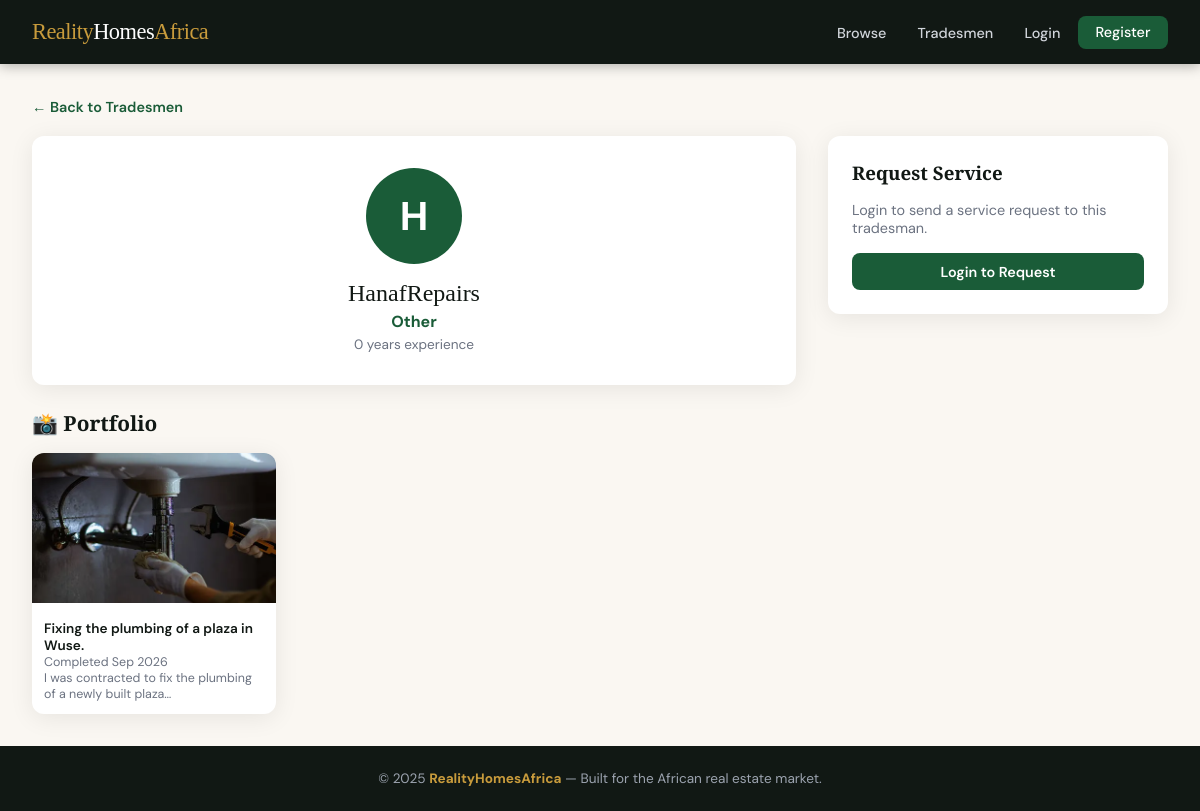
/services/tradesman/2/, run on the app's committed database.
### services/models.py (models this page shows, shortened)
class TradesmanProfile(models.Model):
    user = models.OneToOneField(
        settings.AUTH_USER_MODEL,
        on_delete=models.CASCADE,
        related_name='tradesman_profile'
    )
    trade_category = models.CharField(max_length=30, choices=TRADE_CATEGORIES)
    years_experience = models.PositiveIntegerField(default=0)
    hourly_rate = models.DecimalField(max_digits=10, decimal_places=2, null=True, blank=True)
    is_verified = models.BooleanField(default=False)
    location_city = models.CharField(max_length=100, blank=True)
    location_state = models.CharField(max_length=100, blank=True)
    certificate = models.FileField(upload_to='certificates/', null=True, blank=True)

class PortfolioItem(models.Model):
    tradesman = models.ForeignKey(TradesmanProfile, on_delete=models.CASCADE, related_name='portfolio')
    title = models.CharField(max_length=200)
    description = models.TextField(blank=True)
    image = models.ImageField(upload_to='portfolio/%Y/%m/')
    completed_date = models.DateField(null=True, blank=True)

### users/models.py (models this page shows, shortened)
class CustomUser(AbstractUser):
    is_agent = models.BooleanField(default=False)
    is_tradesman = models.BooleanField(default=False)
    is_client = models.BooleanField(default=True)
    phone_number = models.CharField(max_length=15, blank=True, null=True)
    profile_picture = models.ImageField(upload_to='profile_pictures/', blank=True, null=True)
    bio = models.TextField(blank=True, null=True)

### services/views.py (the view)
# urls.py: path('tradesman/<int:pk>/', views.tradesman_profile, name='tradesman_profile'),
def tradesman_profile(request, pk):
    profile = get_object_or_404(TradesmanProfile, pk=pk)
    portfolio = profile.portfolio.all()
    form = ServiceRequestForm() if request.user.is_authenticated and request.user.is_client else None
    return render(request, 'services/tradesman_profile.html', {
        'profile': profile,
        'portfolio': portfolio,
        'form': form,
    })

### users/context_processors.py (called while the page is built)
def unread_messages_count(request):
    if request.user.is_authenticated:
        from .models import Message
        count = Message.objects.filter(receiver=request.user, is_read=False).count()
        return {'unread_count': count}
    return {'unread_count': 0}

### templates/services/tradesman_profile.html (shortened to what this page needs)
{% extends 'base.html' %}
{% block content %}
<a href="{% url 'services:tradesman_list' %}" style="color:var(--green); font-weight:600; text-decoration:none; font-size:0.9rem; display:inline-block; margin-bottom:1.25rem;">← Back to Tradesmen</a>
<div class="profile-grid">
  <div>
    <div class="profile-hero">
      <div class="profile-avatar">{{ profile.user.username|slice:":1"|upper }}</div>
      <div class="profile-name">{{ profile.user.get_full_name|default:profile.user.username }}</div>
      <div class="profile-trade">{{ profile.get_trade_category_display }}</div>
      <p style="color:var(--gray); font-size:0.85rem;">{{ profile.years_experience }} years experience</p>
    </div>
    {% if portfolio %}
    <h2>📸 Portfolio</h2>
    <div class="portfolio-grid">
      {% for item in portfolio %}
      <div class="portfolio-item">
        <img src="{{ item.image.url }}" alt="{{ item.title }}">
        <div class="portfolio-caption">
          {{ item.title }}
          {% if item.completed_date %}<span>Completed {{ item.completed_date|date:"M Y" }}</span>{% endif %}
          {% if item.description %}<span>{{ item.description|truncatechars:60 }}</span>{% endif %}
        </div>
      </div>
      {% endfor %}
    </div>
    {% else %}
      <p style="color:var(--gray); text-align:center; padding:2rem; background:var(--white); border-radius:var(--radius); box-shadow:var(--shadow);">No portfolio items yet.</p>
    {% endif %}
  </div>
  <div>
    <div class="sidebar-card">
      <h3>Request Service</h3>
      {% if user.is_authenticated and user.is_client %}
        <form method="post" action="{% url 'services:request_service' profile.pk %}">
          {% csrf_token %}
          {% for field in form %}
            <div class="form-group">
              <label>{{ field.label }}</label>
              {{ field }}
            </div>
          {% endfor %}
          <button type="submit" class="btn btn-primary" style="width:100%;">Send Request</button>
        </form>
      {% elif not user.is_authenticated %}
        <p style="color:var(--gray); margin-bottom:1rem; font-size:0.9rem;">Login to send a service request to this tradesman.</p>
        <a href="{% url 'users:login' %}" class="btn btn-primary" style="width:100%; text-align:center;">Login to Request</a>
      {% else %}
        <p style="color:var(--gray); font-size:0.9rem;">Only clients can send service requests.</p>
      {% endif %}
    </div>
  </div>
</div>
{% endblock %}

### templates/base.html (style rules this page uses)
:root { --green: #1a5c38; --green-light: #2d8653; --gold: #c89b3c; --cream: #faf7f2; --dark: #111814; --gray: #6b7280; --light-gray: #f3f4f6; --white: #ffffff; --danger: #dc2626; --radius: 12px; --shadow: 0 4px 24px rgba(0,0,0,0.08); }
* { box-sizing: border-box; margin: 0; padding: 0; }
body { font-family: 'DM Sans', sans-serif; background: var(--cream); color: var(--dark); min-height: 100vh; display: flex; flex-direction: column; }
.btn { display: inline-block; padding: 0.6rem 1.4rem; border-radius: 8px; font-family: 'DM Sans', sans-serif; font-size: 0.9rem; font-weight: 600; cursor: pointer; border: none; text-decoration: none; transition: all 0.2s; }
.btn-primary { background: var(--green); color: var(--white); }

### templates/services/tradesman_profile.html (style rules this page uses)
.profile-grid { display:grid; grid-template-columns:1fr 340px; gap:2rem; }
.profile-hero { background:var(--white); border-radius:var(--radius); padding:2rem; box-shadow:var(--shadow); text-align:center; margin-bottom:1.5rem; }
.profile-avatar { width:96px; height:96px; border-radius:50%; background:var(--green); color:var(--white); display:flex; align-items:center; justify-content:center; font-size:2.5rem; font-weight:700; margin:0 auto 1rem; }
.profile-name { font-family:'Playfair Display',serif; font-size:1.5rem; margin-bottom:0.25rem; }
.profile-trade { color:var(--green); font-weight:700; margin-bottom:0.25rem; }
.portfolio-grid { display:grid; grid-template-columns:repeat(auto-fill, minmax(200px, 1fr)); gap:1rem; }
.portfolio-item { background:var(--white); border-radius:var(--radius); overflow:hidden; box-shadow:var(--shadow); }
.portfolio-item img { width:100%; height:150px; object-fit:cover; }
.portfolio-caption { padding:0.75rem; font-size:0.85rem; font-weight:600; }
.portfolio-caption span { display:block; color:var(--gray); font-weight:400; font-size:0.78rem; }
.sidebar-card { background:var(--white); border-radius:var(--radius); padding:1.5rem; box-shadow:var(--shadow); }
.sidebar-card h3 { font-family:'Playfair Display',serif; margin-bottom:1rem; }
h2 { font-family:'Playfair Display',serif; font-size:1.3rem; margin:1.5rem 0 1rem; }

### data on the page
TradesmanProfile: user.username "H", user.get_full_name "HanafRepairs", trade_category "Other", years_experience "0"
PortfolioItem: image (picture), title "Fixing the plumbing of a plaza in Wuse.", completed_date "Sep 2026", description "I was contracted to fix the plumbing of a newly built plaza…"
